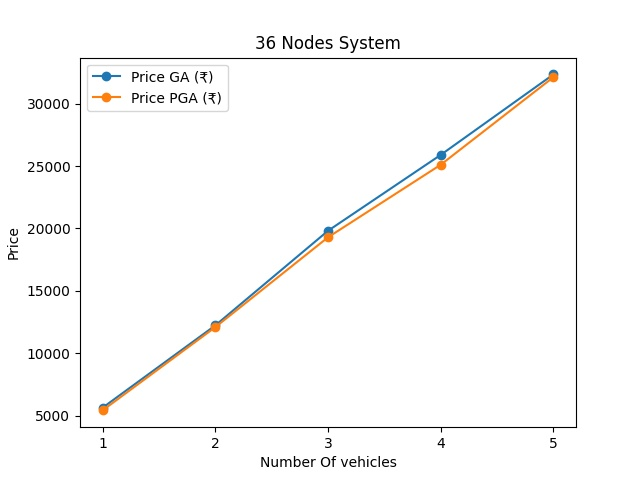

Source code (Python):
# importing the required libraries
import matplotlib.pyplot as plt
import numpy as np

# define data values
points1=[(1,5622), (2,12220), (3,19808), (4,25893), (5,32346)]
y1 = np.array([ele[1] for ele in points1]) # X-axis points
x1 = np.array([str(i+1) for i in range(len(y1))]) 

points2=[(1, 5410), (2, 12080), (3,19286), (4,25104), (5,32126)]
y2=np.array([ele[1] for ele in points2])
x2 = np.array([str(i+1) for i in range(len(y2))])

plt.plot(x1, y1,label="Price GA (₹)",marker="o") # Plot the chart
plt.plot(x2, y2,label="Price PGA (₹)",marker="o") # Plot the chart
plt.legend()
plt.title("36 Nodes System")
plt.xlabel("Number Of vehicles")
plt.ylabel("Price")
plt.savefig("plot5.jpeg")